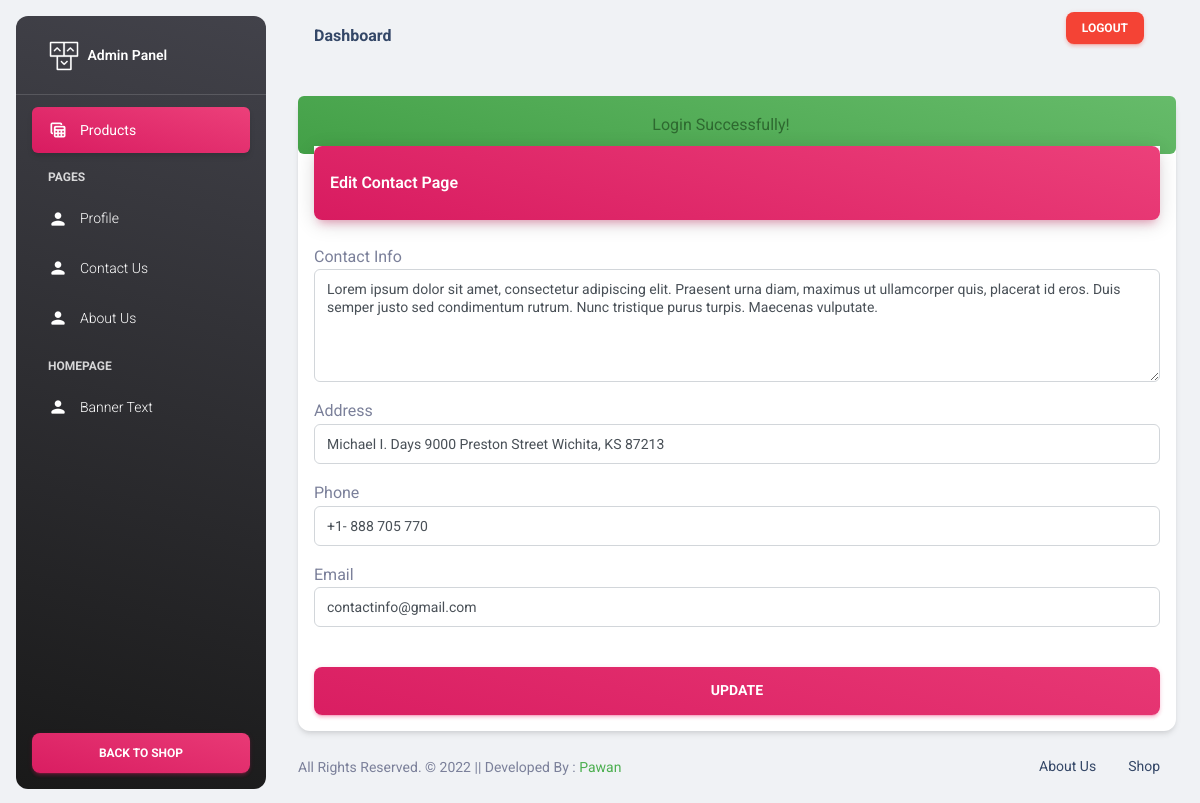
Screenshot of /admin-contact.php (signed in) with the database file from the repository.
### tables this page shows
CREATE TABLE `contactpage` (
  `id` int(11) NOT NULL,
  `info` text NOT NULL,
  `address` varchar(255) NOT NULL,
  `phone` varchar(255) NOT NULL,
  `email` varchar(255) NOT NULL
);

### admin-contact.php (the view, shortened to what this page needs)
<?php
include 'admin/connect.php';
?>
<!DOCTYPE html>
<html lang="en">
<head>
  <?php include 'admin-csslink.php'; ?>
</head>
<body class="g-sidenav-show bg-gray-200">
  <?php include 'admin-sidenav.php'; ?>
  <div class="main-content position-relative max-height-vh-100 h-100">
    <?php include 'admin-topbar.php'; ?>
    <div class="container-fluid px-2 px-md-4">
      <div class="row">
        <div class="col-md-12 mt-4">
          <div class="card">
            <?php include 'alert.php'; ?>
            <div class="card-header p-0 position-relative mt-n4 mx-3 z-index-2">
              <div class="bg-gradient-primary shadow-primary border-radius-lg pt-4 pb-3">
                <h6 class="text-white text-capitalize ps-3">Edit Contact Page</h6>
              </div>
            </div>
            <div class="card-body pt-4 p-3">
              <form role="form" action="admin/contactus-update.php" method="post" autocomplete="off">
                <?php
                $sql = "select * from contactpage";
                $result = mysqli_query($connection, $sql);
                if (mysqli_num_rows($result) > 0) :
                  while ($record = mysqli_fetch_assoc($result)) : ?>
                    <div>Contact Info</div>
                    <div class="input-group input-group-outline mb-3">
                      <textarea class="form-control" name="info" id="info" cols="30" rows="5" required><?php echo $record['info']; ?></textarea>
                    </div>
                    <div>Address</div>
                    <div class="input-group input-group-outline mb-3">
                      <input type="text" class="form-control" name="address" required value="<?php echo $record['address']; ?>">
                    </div>
                    <div>Phone</div>
                    <div class="input-group input-group-outline mb-3">
                      <input type="tel" class="form-control" name="phone" required value="<?php echo $record['phone']; ?>">
                    </div>
                    <div>Email</div>
                    <div class="input-group input-group-outline mb-3">
                      <input type="email" class="form-control" name="email" required value="<?php echo $record['email']; ?>">
                    </div>
                <?php
                  endwhile;
                endif;
                ?>
                <div class="text-center">
                  <button type="submit" name="update" class="btn btn-lg bg-gradient-primary btn-lg w-100 mt-4 mb-0">Update</button>
                </div>
              </form>
            </div>
          </div>
        </div>
      </div>
    </div>
    <?php include 'adminpanel_copyright.php'; ?>
  </div>
  <?php include 'admin-footer.php'; ?>

### rows the page displays
contactpage: info "Lorem ipsum dolor sit amet, consectetur adipiscing elit. Praesent urna diam, maximus ut ullamcorper quis, placerat id eros. Duis semper justo sed condimentum rutrum. Nunc tristique purus turpis. Maecenas vulputate.", address "Michael I. Days 9000 Preston Street Wichita, KS 87213", phone "+1- 888 705 770", email "contactinfo@gmail.com"

### other values shown
$_SESSION['msg'] "Login Successfully!"
